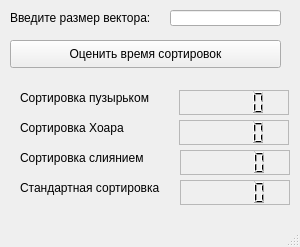
<?xml version="1.0" encoding="UTF-8"?>
<ui version="4.0">
 <class>Window</class>
 <widget class="QMainWindow" name="Window">
  <property name="geometry">
   <rect>
    <x>0</x>
    <y>0</y>
    <width>300</width>
    <height>247</height>
   </rect>
  </property>
  <property name="windowTitle">
   <string>Window</string>
  </property>
  <widget class="QWidget" name="centralWidget">
   <widget class="QLCDNumber" name="lcd_sort">
    <property name="geometry">
     <rect>
      <x>180</x>
      <y>180</y>
      <width>110</width>
      <height>25</height>
     </rect>
    </property>
    <property name="font">
     <font>
      <family>Arial</family>
      <pointsize>9</pointsize>
      <weight>75</weight>
      <italic>true</italic>
      <bold>true</bold>
     </font>
    </property>
    <property name="frameShape">
     <enum>QFrame::StyledPanel</enum>
    </property>
    <property name="frameShadow">
     <enum>QFrame::Plain</enum>
    </property>
   </widget>
   <widget class="QLCDNumber" name="lcd_hoar">
    <property name="geometry">
     <rect>
      <x>179</x>
      <y>120</y>
      <width>110</width>
      <height>25</height>
     </rect>
    </property>
    <property name="font">
     <font>
      <family>Arial</family>
      <pointsize>9</pointsize>
      <weight>75</weight>
      <italic>true</italic>
      <bold>true</bold>
     </font>
    </property>
    <property name="frameShape">
     <enum>QFrame::StyledPanel</enum>
    </property>
    <property name="frameShadow">
     <enum>QFrame::Plain</enum>
    </property>
   </widget>
   <widget class="QLabel" name="label_bubble">
    <property name="geometry">
     <rect>
      <x>20</x>
      <y>90</y>
      <width>141</width>
      <height>16</height>
     </rect>
    </property>
    <property name="text">
     <string>Сортировка пузырьком</string>
    </property>
   </widget>
   <widget class="QLCDNumber" name="lcd_bubble">
    <property name="geometry">
     <rect>
      <x>179</x>
      <y>90</y>
      <width>110</width>
      <height>25</height>
     </rect>
    </property>
    <property name="font">
     <font>
      <family>Arial</family>
      <pointsize>9</pointsize>
      <weight>75</weight>
      <italic>true</italic>
      <bold>true</bold>
     </font>
    </property>
    <property name="frameShape">
     <enum>QFrame::StyledPanel</enum>
    </property>
    <property name="frameShadow">
     <enum>QFrame::Sunken</enum>
    </property>
   </widget>
   <widget class="QLabel" name="label_hoar">
    <property name="geometry">
     <rect>
      <x>20</x>
      <y>120</y>
      <width>151</width>
      <height>16</height>
     </rect>
    </property>
    <property name="text">
     <string>Сортировка Хоара</string>
    </property>
   </widget>
   <widget class="QLabel" name="label_sort">
    <property name="geometry">
     <rect>
      <x>20</x>
      <y>180</y>
      <width>151</width>
      <height>16</height>
     </rect>
    </property>
    <property name="text">
     <string>Стандартная сортировка</string>
    </property>
   </widget>
   <widget class="QLCDNumber" name="lcd_mege">
    <property name="geometry">
     <rect>
      <x>180</x>
      <y>150</y>
      <width>110</width>
      <height>25</height>
     </rect>
    </property>
    <property name="font">
     <font>
      <family>Arial</family>
      <pointsize>9</pointsize>
      <weight>75</weight>
      <italic>true</italic>
      <bold>true</bold>
     </font>
    </property>
    <property name="frameShape">
     <enum>QFrame::StyledPanel</enum>
    </property>
    <property name="frameShadow">
     <enum>QFrame::Plain</enum>
    </property>
   </widget>
   <widget class="QLabel" name="label_merge">
    <property name="geometry">
     <rect>
      <x>20</x>
      <y>150</y>
      <width>151</width>
      <height>16</height>
     </rect>
    </property>
    <property name="text">
     <string>Сортировка слиянием</string>
    </property>
   </widget>
   <widget class="QPushButton" name="pb">
    <property name="geometry">
     <rect>
      <x>10</x>
      <y>40</y>
      <width>271</width>
      <height>28</height>
     </rect>
    </property>
    <property name="text">
     <string>Оценить время сортировок</string>
    </property>
   </widget>
   <widget class="QLabel" name="label">
    <property name="geometry">
     <rect>
      <x>10</x>
      <y>10</y>
      <width>151</width>
      <height>16</height>
     </rect>
    </property>
    <property name="text">
     <string>Введите размер вектора:</string>
    </property>
   </widget>
   <widget class="QLineEdit" name="le">
    <property name="geometry">
     <rect>
      <x>170</x>
      <y>10</y>
      <width>111</width>
      <height>16</height>
     </rect>
    </property>
   </widget>
  </widget>
  <widget class="QMenuBar" name="menuBar">
   <property name="geometry">
    <rect>
     <x>0</x>
     <y>0</y>
     <width>300</width>
     <height>26</height>
    </rect>
   </property>
  </widget>
  <widget class="QStatusBar" name="statusBar"/>
 </widget>
 <layoutdefault spacing="6" margin="11"/>
 <resources/>
 <connections/>
</ui>
